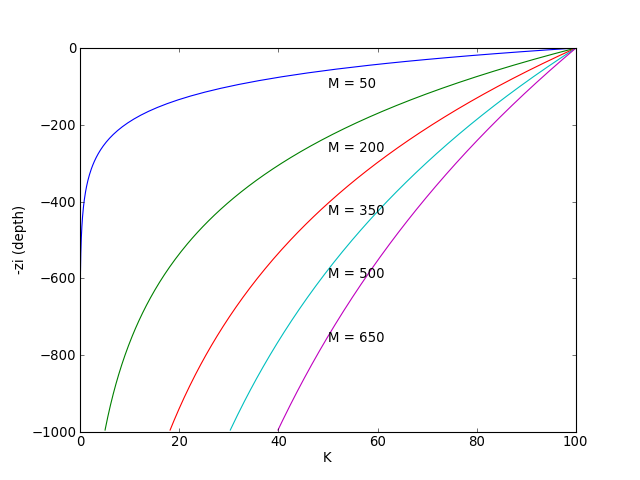

Here is the Python script that generated this plot:
# make plot of soil depth function for different values of M
from pylab import *

thetaS = 0.6
Zi = arange(0,1000,5)
Ksat = 100

MM = arange(50,800,150) 

#MM = [1541.0 * -7]

for mm in MM:
	f = thetaS/mm
	Ks = Ksat * exp(-f * Zi)
	plot (Ks,-Zi)
	text(50,-50 - (mm* 1.1) ,"M = " + str(mm))


xlabel("K")
ylabel("-zi (depth)")
show()
